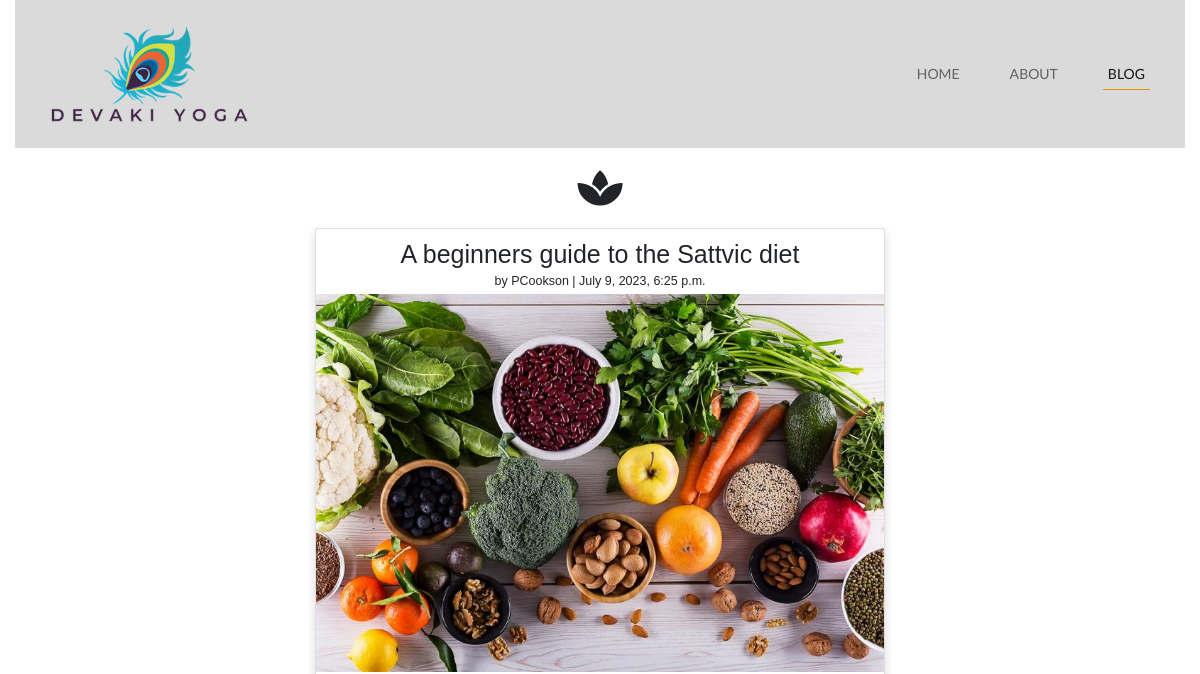
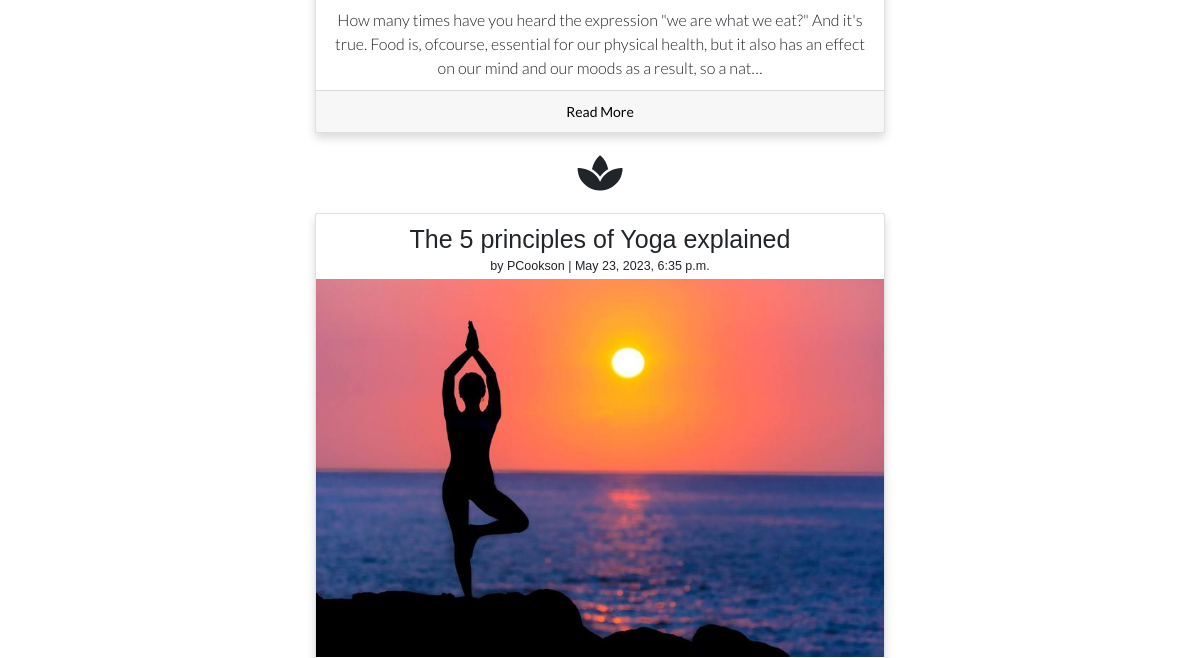
The page /blog/ (upper part) on the database as committed earlier (2 pictures, top to bottom).
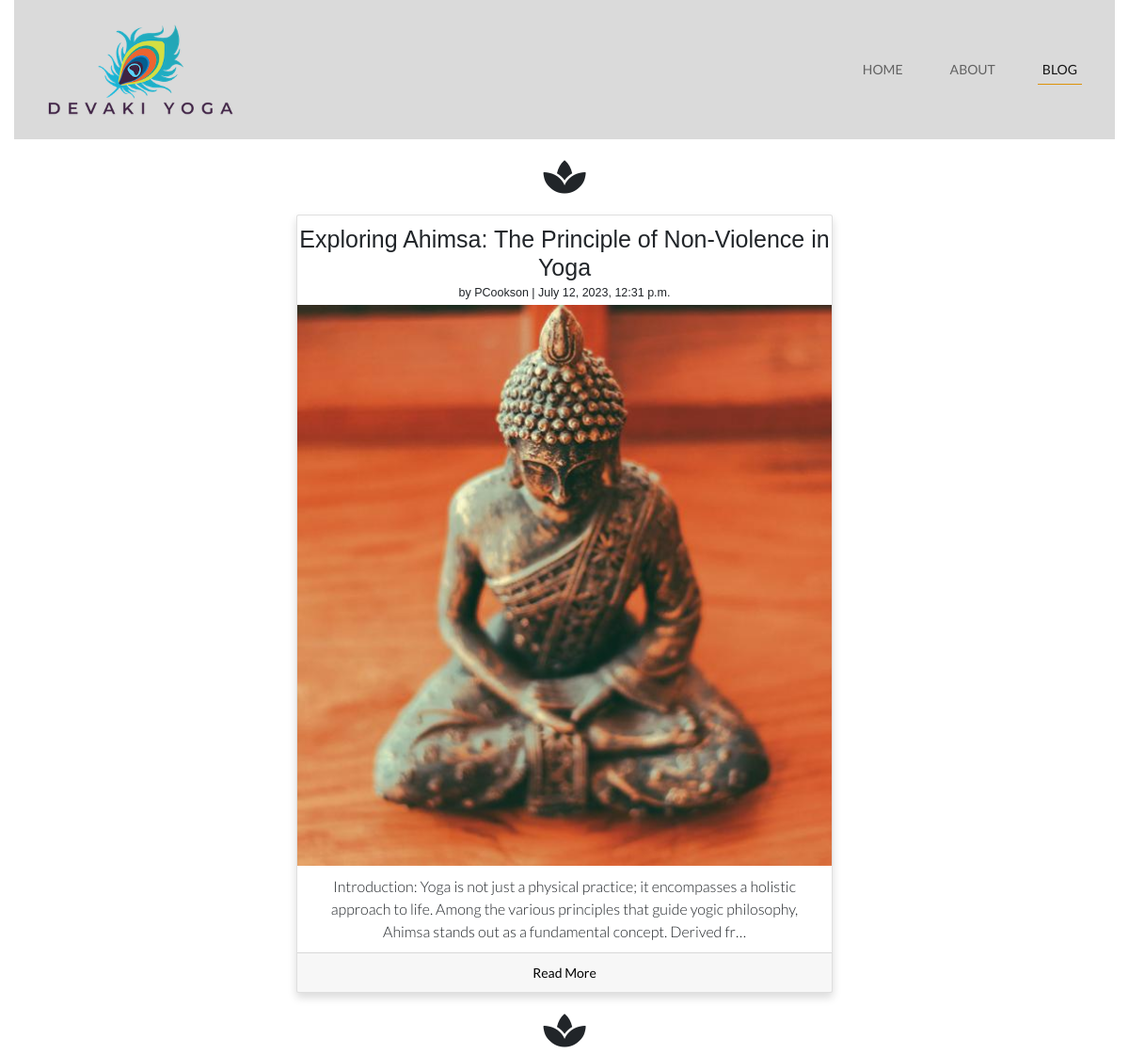
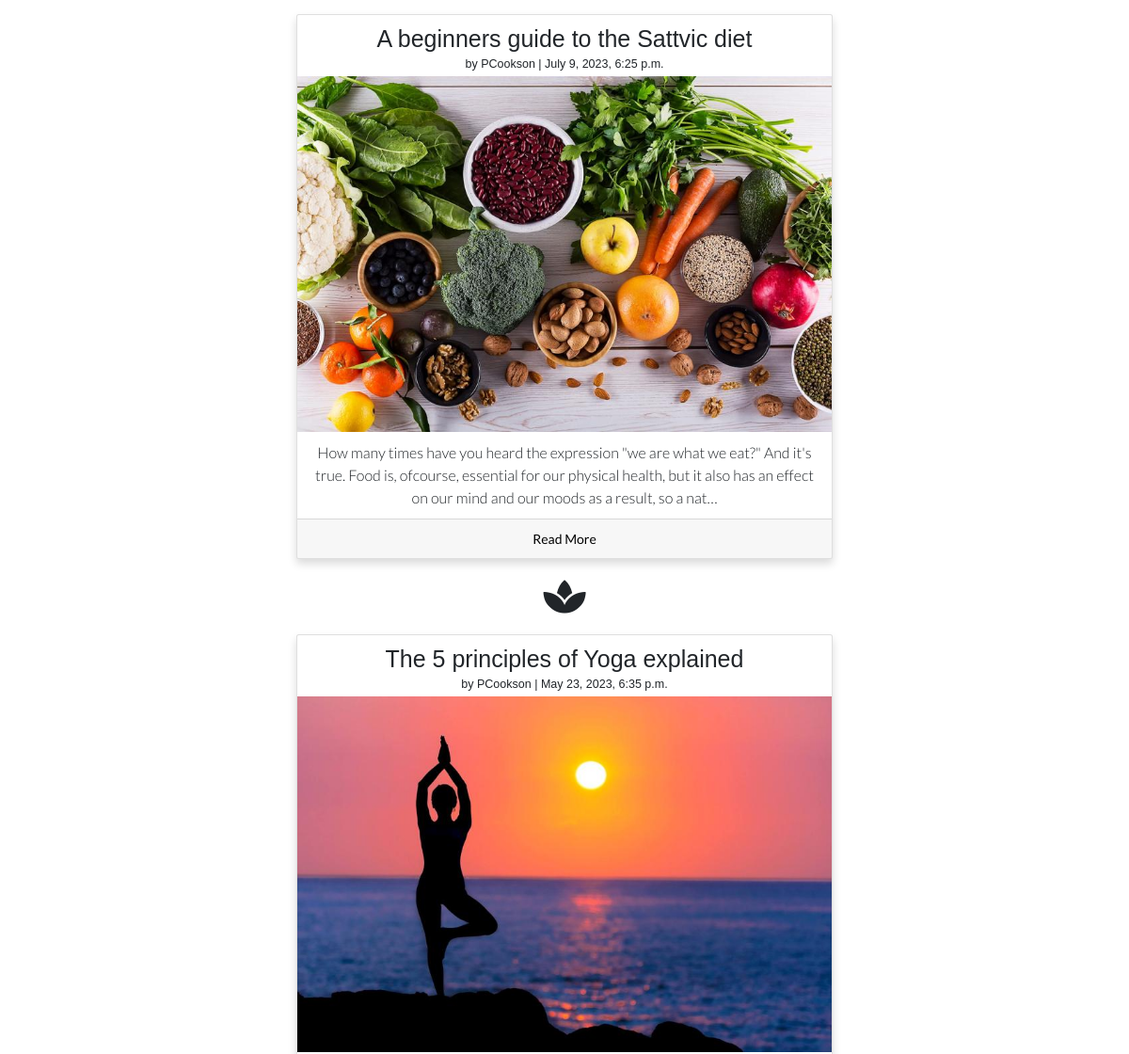
The same page on the database as committed later (2 pictures, top to bottom).
### blog/models.py (models this page shows, shortened)
class Post(models.Model):
    title = models.CharField(max_length=200, unique=True)
    author = models.ForeignKey(User, on_delete=models.CASCADE)
    slug = models.SlugField(max_length=100, unique=True)
    content = models.TextField()
    created_on = models.DateTimeField(auto_now_add=True)
    updated_on = models.DateTimeField(auto_now=True)
    status = models.IntegerField(choices=STATUS, default=0)
    class Meta:
        ordering = ['-created_on']

class Image(models.Model):
    post = models.ForeignKey(Post, on_delete=models.CASCADE, related_name='images')
    image = models.ImageField(upload_to='images')

### blog/views.py (the view)
# urls.py: path('', views.blog_list, name='blog_list'),
def blog_list(request):
    posts = Post.objects.all()
    return render(request, 'blog/blog.html', {'posts': posts})

### blog/templates/blog/blog.html (shortened to what this page needs)
{% extends "base.html" %}
{% load static %}
{% block content %}
<div class="container-fluid">
    {% for post in posts %}
    <div class="row justify-content-center">
        <div class="col-lg-6 col-md-8">
            <div class="text-center">
                <i class="fas fa-spa icon"></i>
            </div>
            <div class="card text-center shadow">
                <h2 class="mt-3">{{ post.title }}</h2>
                <h5>by {{ post.author }} | {{ post.created_on}} </h5>
                {% for image in post.images.all %}
                <img src="{{ image.image.url }}" alt="Image" class="responsive">
                {% endfor %}
                <div class="card-body">
                    <p class="card-text text-justify">{{post.content| truncatechars:210}}</p>
                </div>
                <div class="card-footer">
                    <a href="{% url 'blog:blog_detail' post.slug %}" class="btn mx-4">Read More {% if user.is_superuser %}<a href="delete_blog_post/{{post.slug}}/" class="btn mx-4">Delete Blog</a>{% endif %}</a>
                </div>
            </div>
        </div>
    </div>
    {% endfor %}
</div>
{% endblock %}

Rows that differ between the two databases and show on the page:
added Post: title "Exploring Ahimsa: The Principle of Non-Violence in Yoga", author "PCookson", created_on "July 12, 2023, 12:31 p.m.", content "Introduction: Yoga is not just a physical practice; it encompasses a holistic approach to life. Among the various principles that guide yogic philosophy, Ahimsa stands out as a fundamental concept. Derived fr…"
added Image: image (picture), shown under "Exploring Ahimsa: The Principle of Non-Violence in Yoga"
